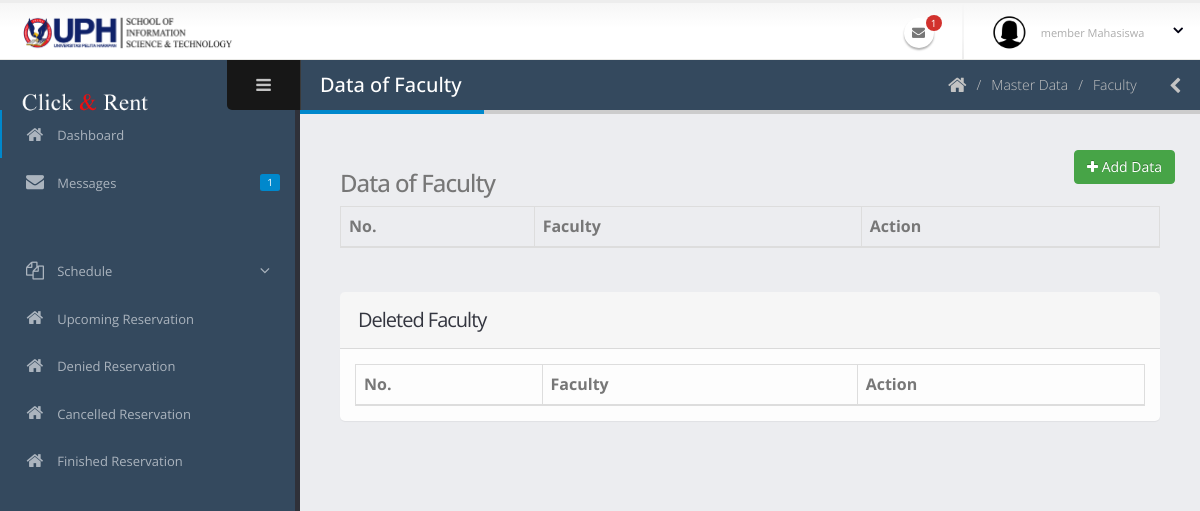
Before: /admin/fakultas.php with the older database file.
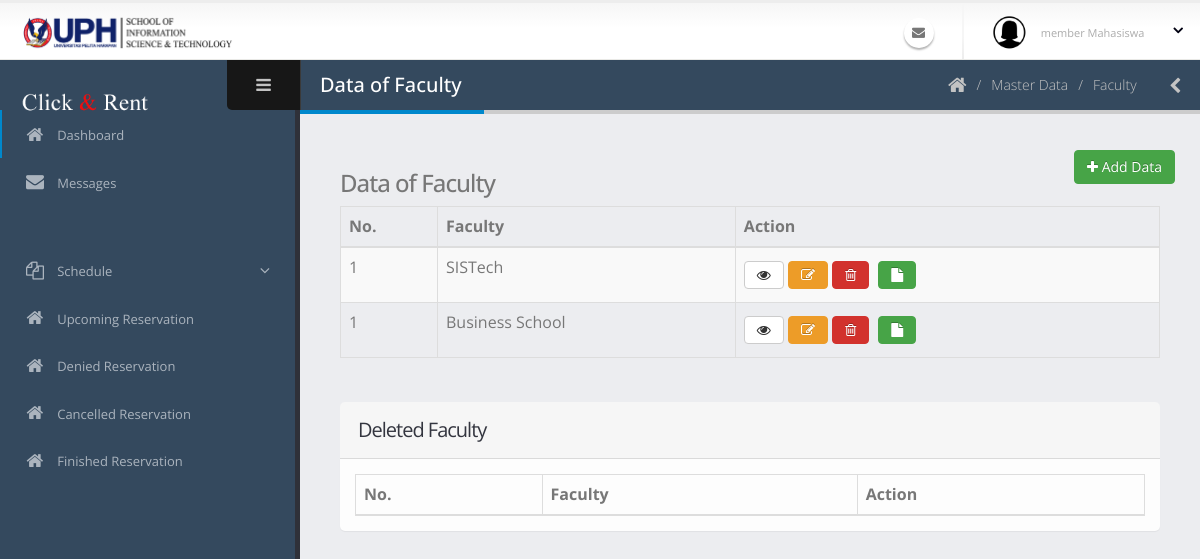
After: the same page with the newer database file.
### tables this page shows
CREATE TABLE `fakultas` (
  `id_fakultas` varchar(40) NOT NULL COMMENT 'FK-0',
  `nama_fakultas` varchar(60) NOT NULL,
  `user_add` varchar(40) NOT NULL,
  `waktu_add` datetime NOT NULL,
  `user_edit` varchar(40) NOT NULL,
  `waktu_edit` datetime NOT NULL,
  `user_delete` varchar(40) NOT NULL,
  `waktu_delete` datetime NOT NULL,
  `status_delete` int(11) NOT NULL
);

### session.php (called while the page is built, shortened)
<?php
$email = $_SESSION['email'];
$password =$_SESSION['password'];
$id = $_SESSION['id'];
?>

### admin/fakultas.php (the view, shortened to what the changed rows need)
<?php include('../session.php')?>
<?php include('../koneksi.php'); ?>
<?php include('req/head.php');?>
<?php include('req/header.php');?>
<?php include('req/leftbar.php');?>
	<section role="main" class="content-body">
		<header class="page-header">
			<h2>Data of Faculty</h2>
		</header>
        <?php include('fakultas/modalTambah.php');?>
	<table  class="table table-bordered table-striped mb-none" id="datatable-default">
		<thead>
			<tr>
				<th>No.</th>
                <th>Faculty</th>
				<th>Action</th>
			</tr>
		</thead>
		<tbody>
             <?php
                        $query = mysqli_query($koneksi, "SELECT * FROM fakultas where status_delete='0'");
                        $no = 1;
                        while($data = mysqli_fetch_array($query))
                        {
                ?>
             <tr>
                        <td><?php echo $no; ?></td>
                        <td><?php echo $data['nama_fakultas']; ?></td>
                        <td>
                          <a class="modal-with-form btn btn-default" data-toggle="tooltip" data-placement="top" title="Detail" href="#modaldetail<?php echo $data['id_fakultas'];?>"><i class='fa fa-eye'></i>
                          </a>
                          <a class="modal-with-form btn btn-warning" data-toggle="tooltip" data-placement="top" title="Edit" href="#modal<?php echo $data['id_fakultas'];?>"><i class='fa fa-edit'></i>
                         </a>
                         <a class="btn btn-danger mb-xs mt-xs mr-xs modal-sizes btn btn-default"data-toggle="tooltip" data-placement="top" title="Delete" href="#delete<?php echo $data['id_fakultas'];?>"><i class='fa fa-trash-o'></i></a>
                         <a class="btn mb-xs mt-xs mr-xs btn btn-success"data-toggle="tooltip" data-placement="top" title="Log" href="penggunaLog.php?id=<?php echo $data['id_fakultas'];?>"><i class='fa fa-file'></i></a>
                        </td>
            </tr>
		<?php } ?>
		</tbody>
	</table>
        <br>
        <br>
<section class="panel">
	<header class="panel-heading">
		<h2 class="panel-title">Deleted Faculty</h2>
	</header>
	<div class="panel-body">
		<table  class="table table-bordered table-striped mb-none" id="datatable-default2">
			<thead>
				<tr>
				<th>No.</th>
                <th>Faculty</th>
				<th>Action</th>
				</tr>
			</thead>
		</table>
	</div>
</section>
<?php include('req/endtitle.php');?>
<?php include('req/script.php');?>

### admin/req/header.php (shortened to what the changed rows need)
<section class="body">
	<header class="header">
		<div class="header-right">
			<ul class="notifications">
				<li>
					<a href="#" class="dropdown-toggle notification-icon" data-toggle="dropdown">
						<i class="fa fa-envelope"></i>
						<?php
						$ceknotifmail = mysqli_query($koneksi, "SELECT count(pesan_detail.id_pesanDetail) FROM pesan_detail WHERE pesan_detail.id_penggunaKe ='$id' AND status_pesan='0'");
						$datamail = mysqli_fetch_array($ceknotifmail);
						$jumlah = $datamail['count(pesan_detail.id_pesanDetail)'];
						if($jumlah!=0){
							?>
						<span class="badge"><?php echo
					$jumlah?></span>
						<?php } ?>
					</a>
				</li>
			</ul>
		</div>
	</header>

### admin/req/leftbar.php (shortened to what the changed rows need)
<div class="inner-wrapper">
	<aside id="sidebar-left" class="sidebar-left">
		<div class="nano">
			<div class="nano-content">
				<nav id="menu" class="nav-main" role="navigation">
					<?php
					$query = "SELECT * FROM pengguna WHERE status_delete ='0' AND email='$email' AND kata_sandi='$password'";
					$eksekusi = mysqli_query($koneksi, $query);
					$data = mysqli_fetch_array($eksekusi);
					if($data['status_pengguna']==1){
					?>
					<ul class="nav nav-main">
						<li>
							<a href="index.php">
								<i class="fa fa-home" aria-hidden="true"></i>
								<span>Dashboard</span>
							</a>
						</li>
                        <script type="text/javascript" src="//w.24timezones.com/l.js" async></script>
						<li>
						<a href="pesan.php">
							<?php
							$ceknotifmail = mysqli_query($koneksi, "SELECT count(pesan_detail.id_pesanDetail) FROM pesan_detail WHERE pesan_detail.id_penggunaKe ='$id' AND status_pesan='0'");
							$datamail = mysqli_fetch_array($ceknotifmail);
							$jumlah = $datamail['count(pesan_detail.id_pesanDetail)'];
							if($jumlah!=0){
?>
							<span class="pull-right label label-primary"><?php echo
							$jumlah?></span>
							<?php } ?>
							<i class="fa fa-envelope" aria-hidden="true"></i>
							<span>Messages</span>
						</a>
						</li>
						<li>
						<a href="contactMessage.php">
							<?php
							$ceknotifmail = mysqli_query($koneksi, "SELECT count(id_contact) FROM contact WHERE status_pesan='0'");
							$datamail = mysqli_fetch_array($ceknotifmail);
							$jumlah = $datamail['count(id_contact)'];
							if($jumlah!=0){
?>
							<span class="pull-right label label-primary"><?php echo
							$jumlah?></span>
							<?php } ?>
							<i class="fa fa-envelope" aria-hidden="true"></i>
							<span>Contact Messages</span>
						</a>
						</li>
						<li class="nav-parent">
							<a>
								<i class="fa fa-copy" aria-hidden="true"></i>
								<span>Master Data</span>
							</a>
							<ul class="nav nav-children">
								<li>
									<a href="pengguna.php">
										 Users
									</a>
								</li>
								<li>
									<a href="mahasiswa.php">
										 Students
									</a>
								</li>
								<li>
									<a href="prodi.php">
										 Major
									</a>
								</li>
                                <li>
									<a href="fakultas.php">
										 Faculty
									</a>
								</li>
								<li>
									<a href="ruangan.php">
										 Rooms
									</a>
								</li>
								<li>
									<a href="barang.php">
										 Items
									</a>
								</li>
								<li>
									<a href="">
										 Event Category
									</a>
								</li>
							</ul>
						</li>
						<li>
							<a href="memberPending.php">
								<i class="fa fa-home" aria-hidden="true"></i>
								<span>New Member Pending</span>
								<?php
								$ceknotifmail = mysqli_query($koneksi, "SELECT count(pengguna.id_pengguna) FROM pengguna WHERE status_daftar= '1'");
								$datamail = mysqli_fetch_array($ceknotifmail);
								$jumlah = $datamail['count(pengguna.id_pengguna)'];
								if($jumlah!=0){
									?>
									   &nbsp;&nbsp;&nbsp;<span class="badge"><?php echo $jumlah?></span>
									<?php } ?>
							</a>
						</li>
						<hr class="separator" />
						<li class="nav-parent">
							<a>
								<i class="fa fa-copy" aria-hidden="true"></i>
								<span>Schedule</span>
							</a>
							<ul class="nav nav-children">
								<li>
									<a href="jadwalLab.php">
										 Laboratory
									</a>
								</li>
								<li>
									<a href="jadwalMeeting.php">
										 Meeting Room
									</a>
								</li>
							</ul>
						</li>
						<li class="nav-parent">
							<a>
								<i class="fa fa-copy" aria-hidden="true"> </i>
								<span>Pending Reservation </span>
								<?php
								$ceknotifmail = mysqli_query($koneksi, "SELECT count(peminjaman.id_peminjaman) FROM peminjaman WHERE peminjaman.status_peminjaman ='0'");
								$datamail = mysqli_fetch_array($ceknotifmail);
								$jumlah = $datamail['count(peminjaman.id_peminjaman)'];
								if($jumlah!=0){
									?>
									   &nbsp;&nbsp;&nbsp;<span class="badge"><?php echo $jumlah?></span>
									<?php } ?>
							</a>
							<ul class="nav nav-children">
								<li>
									<a href="pendingLab.php">
										 Laboratory
										 <?php
								$ceknotifmail = mysqli_query($koneksi, "SELECT count(peminjaman.id_peminjaman) FROM peminjaman join ruangan on ruangan.id_ruangan = peminjaman.id_ruangan WHERE jenis_ruangan= '1' AND (peminjaman.status_peminjaman ='0' or peminjaman.status_peminjaman='5')");
								$datamail = mysqli_fetch_array($ceknotifmail);
								$jumlah = $datamail['count(peminjaman.id_peminjaman)'];
								if($jumlah!=0){
									?>
									   &nbsp;&nbsp;&nbsp;<span class="badge"><?php echo $jumlah?></span>
									<?php } ?>
									</a>
								</li>
								<li>
									<a href="pendingMeeting.php">
										 Meeting Room
										 <?php
								$ceknotifmail = mysqli_query($koneksi, "SELECT count(peminjaman.id_peminjaman) FROM peminjaman join ruangan on ruangan.id_ruangan = peminjaman.id_ruangan WHERE jenis_ruangan= '2' AND (peminjaman.status_peminjaman ='0' or peminjaman.status_peminjaman='5')");
								$datamail = mysqli_fetch_array($ceknotifmail);
								$jumlah = $datamail['count(peminjaman.id_peminjaman)'];
								if($jumlah!=0){
									?>
									   &nbsp;&nbsp;&nbsp;<span class="badge"><?php echo $jumlah?></span>
									<?php } ?>
									</a>
								</li>
							</ul>
						</li>
						<li class="nav-parent">
							<a>
								<i class="fa fa-copy" aria-hidden="true"></i>
								<span>Reservation</span>
							</a>
							<ul class="nav nav-children">
								<li>
									<a href="peminjamanAdminLab.php">
                                        Laboratory
									</a>
								</li>
								<li>
									<a href="peminjamanAdminMeeting.php">
										 Meeting Room
									</a>
								</li>
							</ul>
						</li>
						<li class="nav-parent">
							<a>
								<i class="fa fa-copy" aria-hidden="true"></i>
								<span>Finished Reservation</span>
							</a>
							<ul class="nav nav-children">
								<li>
									<a href="peminjamanAdminSelesaiLab.php">
                                        Laboratory
									</a>
								</li>
								<li>
									<a href="peminjamanAdminSelesaiMeet.php">
										 Meeting Room
									</a>
								</li>
							</ul>
						</li>
						<li>
							<a href="logPeminjaman.php">
								<i class="fa fa-home" aria-hidden="true"></i>
								<span>Reservation Log</span>
							</a>
						</li>
                        <hr class="separator">
                        <li>
							<a href="peminjamanMemberAkanDatang.php">
								<i class="fa fa-home" aria-hidden="true"></i>
								<span>Upcoming Reservation</span>
							</a>
						</li>
						<li>
							<a href="peminjamanMemberDitolak.php">
								<i class="fa fa-home" aria-hidden="true"></i>
								<span>Denied Reservation</span>
							</a>
						</li>
						<li>
							<a href="peminjamanMemberDibatalkan.php">
								<i class=" fa fa-times-circle-o" aria-hidden="true"></i>
								<span>Cancelled Reservation</span>
							</a>
						</li>
						<li>
							<a href="peminjamanMemberSelesai.php">
								<i class=" fa fa-check-circle-o" aria-hidden="true"></i>
								<span>Finished Reservation</span>
							</a>
						</li>
					</ul>
					<?php }else{  ?>
					<ul class="nav nav-main">
						<li>
						<a href="pesan.php">
							<?php
							$ceknotifmail = mysqli_query($koneksi, "SELECT count(pesan_detail.id_pesanDetail) FROM pesan_detail WHERE pesan_detail.id_penggunaKe ='$id' AND status_pesan='0'");
							$datamail = mysqli_fetch_array($ceknotifmail);
							$jumlah = $datamail['count(pesan_detail.id_pesanDetail)'];
							if($jumlah!=0){
?>
							<span class="pull-right label label-primary"><?php echo
							$jumlah?></span>
							<?php } ?>
							<i class="fa fa-envelope" aria-hidden="true"></i>
							<span>Messages</span>
						</a>
						</li>
					</ul>
					<?php } ?>
				</nav>
			</div>
		</div>
	</aside>

Changed rows visible on the page:
added fakultas: no "1", nama_fakultas "SISTech"
added fakultas: no "1", nama_fakultas "Business School"
Other visible differences:
$jumlah: "1" → (not shown)
